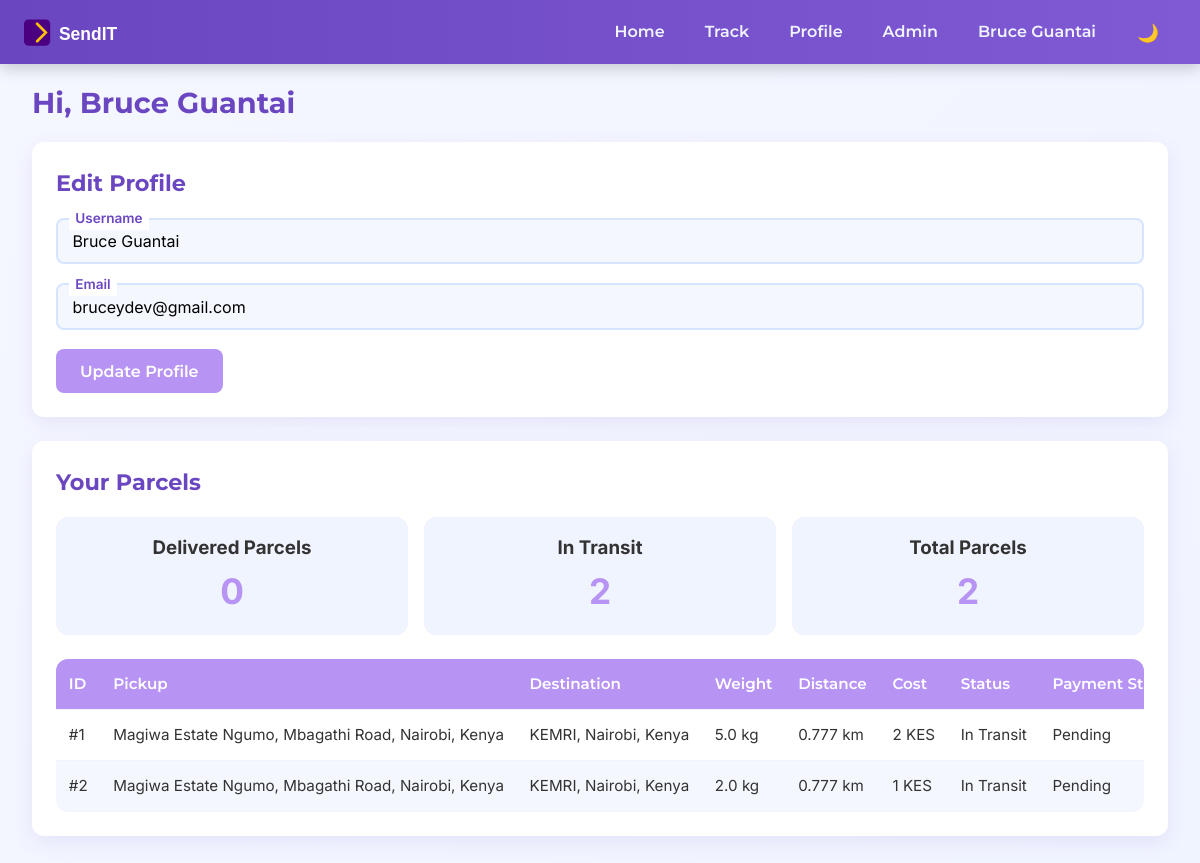
The app's page /profile (signed in), older data.
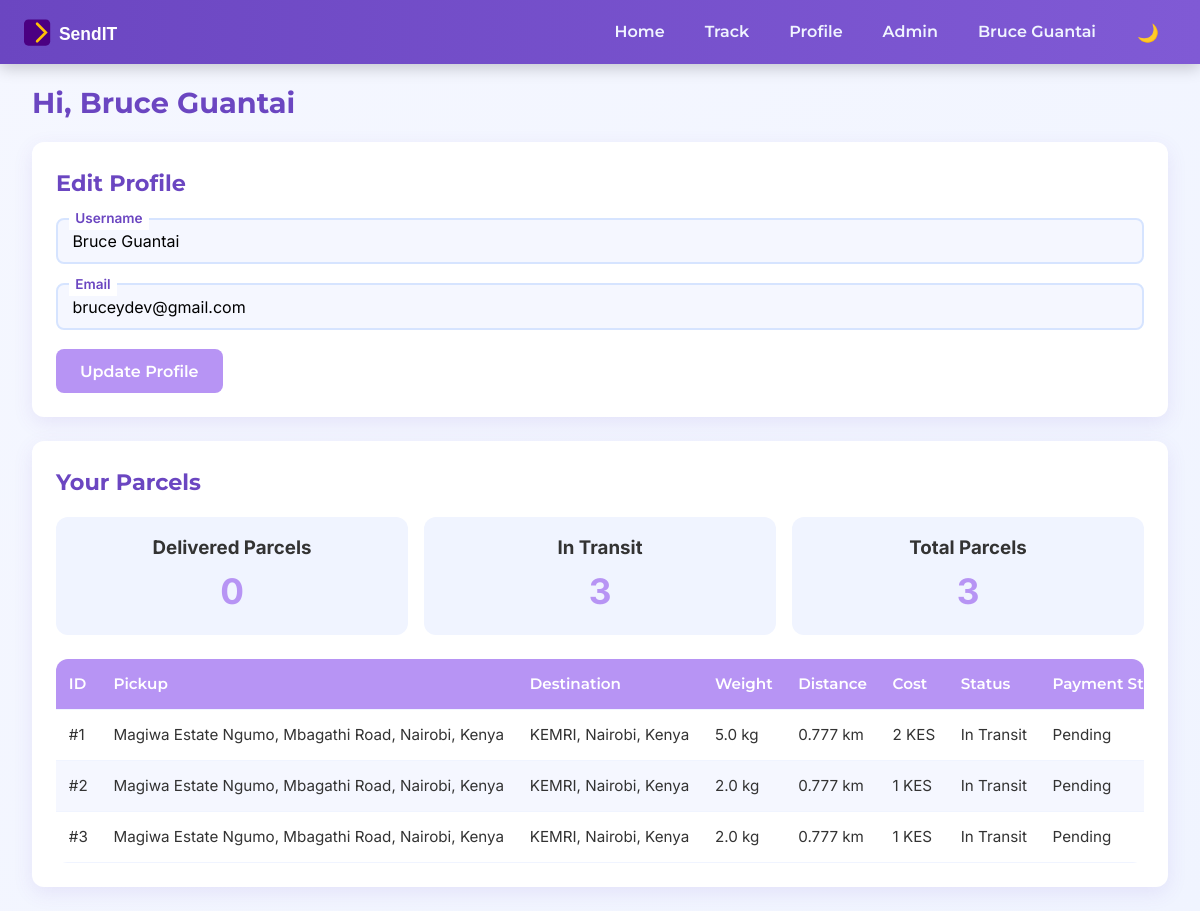
The same page, newer data.
### models.py (models this page shows)
    class User(db.Model, UserMixin):
        id = db.Column(db.Integer, primary_key=True)
        username = db.Column(db.String(80), unique=True, nullable=False)
        email = db.Column(db.String(120), unique=True, nullable=False)
        password = db.Column(db.String(255), nullable=False)
        is_admin = db.Column(db.Boolean, default=False)
        parcels = db.relationship('Parcel', backref='user', lazy=True)

    class Parcel(db.Model):
        id = db.Column(db.Integer, primary_key=True)
        pickup = db.Column(db.String(255), nullable=False)
        destination = db.Column(db.String(255), nullable=False)
        weight = db.Column(db.Float, nullable=False)
        distance = db.Column(db.Float, nullable=False)
        cost = db.Column(db.Float, nullable=False)
        user_id = db.Column(db.Integer, db.ForeignKey('user.id'), nullable=False)
        tracking_number = db.Column(db.String(16), unique=True, nullable=False)
        status = db.Column(db.String(20), nullable=False, default='Pending')
        current_location = db.Column(db.String(255))
        created_at = db.Column(db.DateTime, nullable=False, default=datetime.utcnow)
        tracking_history = db.Column(JSON, nullable=False, default=[])
        payments = db.relationship('Payment', backref='parcel', lazy=True)

    class Payment(db.Model):
        id = db.Column(db.Integer, primary_key=True)
        parcel_id = db.Column(db.Integer, db.ForeignKey('parcel.id'), nullable=False)
        user_id = db.Column(db.Integer, db.ForeignKey('user.id'), nullable=False)
        amount = db.Column(db.Float, nullable=False)
        phone_number = db.Column(db.String(20), nullable=False)
        status = db.Column(db.String(20), nullable=False, default='pending')
        transaction_id = db.Column(db.String(50))

### routes.py (the view, shortened to what this page needs)
@bp.route('/profile', methods=['GET', 'POST'])
@login_required
def profile():
    User = current_app.user_model
    Parcel = current_app.parcel_model
    Payment = current_app.payment_model
    edit_form = EditUserForm(original_email=current_user.email)
    parcels = Parcel.query.filter_by(user_id=current_user.id).all()
    payment_statuses = {
        parcel.id: Payment.query.filter_by(parcel_id=parcel.id).first()
        for parcel in parcels
    }
    delivered = len([p for p in parcels if p.status == 'Delivered'])
    in_transit = len([p for p in parcels if p.status == 'In Transit'])
    return render_template('profile.html', edit_form=edit_form, parcels=parcels,payment_statuses=payment_statuses,
                           delivered=delivered, in_transit=in_transit)

### forms.py
class EditUserForm(FlaskForm):
    username = StringField('Username', validators=[DataRequired(), Length(min=3, max=20)])
    email = StringField('Email', validators=[DataRequired(), Email()])
    submit = SubmitField('Update Profile')
    def __init__(self, original_email, *args, **kwargs):
        super(EditUserForm, self).__init__(*args, **kwargs)
        self.original_email = original_email

### templates/profile.html (shortened to what this page needs)
{% extends "base.html" %}
{% block content %}
<div class="container">
    <h1>Hi, {{ current_user.username }}</h1>
    <div class="card">
        <h2>Edit Profile</h2>
        <form method="POST">
            <div class="form-group">
                {{ edit_form.username.label(class="form-control-label") }}
                {{ edit_form.username(class="form-control", placeholder=" ", value=current_user.username) }}
            </div>
            <div class="form-group">
                {{ edit_form.email.label(class="form-control-label") }}
                {{ edit_form.email(class="form-control", placeholder=" ", value=current_user.email) }}
            </div>
            {{ edit_form.submit(class="btn btn-secondary") }}
        </form>
    </div>
    <div class="card">
        <h2>Your Parcels</h2>
        <div class="profile-stats">
            <div class="stat-card">
                <h3>Delivered Parcels</h3>
                <p class="stat-number">{{ delivered }}</p>
            </div>
            <div class="stat-card">
                <h3>In Transit</h3>
                <p class="stat-number">{{ in_transit }}</p>
            </div>
            <div class="stat-card">
                <h3>Total Parcels</h3>
                <p class="stat-number">{{ parcels|length }}</p>
            </div>
        </div>
        <table class="parcel-table">
            <thead>
                <tr>
                    <th>ID</th>
                    <th>Pickup</th>
                    <th>Destination</th>
                    <th>Weight</th>
                    <th>Distance</th>
                    <th>Cost</th>
                    <th>Status</th>
                    <th>Payment Status</th>
                </tr>
            </thead>
            <tbody>
                {% for parcel in parcels %}
                <tr>
                    <td>#{{ parcel.id }}</td>
                    <td>{{ parcel.pickup }}</td>
                    <td>{{ parcel.destination }}</td>
                    <td>{{ parcel.weight }} kg</td>
                    <td>{{ parcel.distance|default('N/A') }} km</td>
                    <td>{{ parcel.cost|default('N/A')|int }} KES</td>
                    <td>{{ parcel.status }}</td>
                    <td>
                        {% if payment_statuses[parcel.id] %}
                            {{ payment_statuses[parcel.id].status|capitalize }}
                        {% else %}
                            Not Initiated
                        {% endif %}
                    </td>
                </tr>
                {% endfor %}
            </tbody>
        </table>
    </div>
</div>
{% endblock %}

### templates/base.html (shortened to what this page needs)
<!DOCTYPE html>
<html lang="en">
<head>
    <link rel="stylesheet" href="{{ url_for('static', filename='style.css') }}">
</head>
<body class="light-theme">
    <nav class="nav">
        <img src="{{ url_for('static', filename='logo.svg') }}" alt="SendIT Logo" class="nav-logo">
        <ul class="nav-links">
            <li><a href="{{ url_for('main.index') }}" {% if request.endpoint == 'index' %}class="active"{% endif %}>Home</a></li>
            <li><a href="{{ url_for('main.track') }}" {% if request.endpoint == 'track' %}class="active"{% endif %}>Track</a></li>
            {% if current_user.is_authenticated %}
                <li><a href="{{ url_for('main.profile') }}" {% if request.endpoint == 'profile' %}class="active"{% endif %}>Profile</a></li>
                {% if current_user.is_admin %}
                    <li><a href="{{ url_for('main.admin') }}" {% if request.endpoint == 'admin' %}class="active"{% endif %}>Admin</a></li>
                {% endif %}
                <li>
                    <span class="nav-username">{{ current_user.username }}</span>
                </li>
                <li>
                    <button id="theme-toggle" class="btn btn-small btn-theme-toggle" title="Toggle Theme">
                        <span class="theme-icon">🌙</span>
                    </button>
                </li>
            {% endif %}
        </ul>
    </nav>
    <div class="container">
        {% block content %}{% endblock %}
    </div>
</body>
</html>

### static/style.css (style rules this page uses)
* { margin: 0; padding: 0; box-sizing: border-box; font-family: 'Inter', sans-serif; touch-action: manipulation; }
body { background: linear-gradient(135deg, #f5f7ff 0%, #f0f4ff 100%); color: #333333; min-height: 100vh; line-height: 1.6; overflow-x: hidden; }
.nav { background: linear-gradient(90deg, #6b46c1 0%, #805ad5 100%); position: fixed; top: 0; left: 0; right: 0; padding: 0.75rem 1.5rem; display: flex; justify-content: space-between; align-items: center; box-shadow: 0 4px 15px rgba(0, 0, 0, 0.2); z-index: 1000; animation: fadeIn 0.5s ease-in; }
.nav-logo { height: 35px; transition: transform 0.3s ease; }
.nav-links { list-style: none; display: flex; gap: 1.5rem; align-items: center; }
.nav-links a { color: #f0f4ff; text-decoration: none; font-family: 'Montserrat', sans-serif; font-size: clamp(0.9rem, 2.5vw, 1rem); font-weight: 600; padding: 0.5rem; position: relative; transition: color 0.3s ease, transform 0.3s ease; }
.nav-username { color: #f0f4ff; font-family: 'Montserrat', sans-serif; font-size: clamp(0.9rem, 2.5vw, 1rem); font-weight: 600; padding: 0.5rem; cursor: pointer; transition: color 0.3s ease; }
.btn-theme-toggle { background: transparent; border: 1px solid #f0f4ff; color: #f0f4ff; font-family: 'Montserrat', sans-serif; font-size: clamp(0.9rem, 2.5vw, 1rem); font-weight: 600; padding: 0.5rem; border-radius: 8px; display: flex; align-items: center; justify-content: center; width: 40px; height: 40px; transition: color 0.3s ease, border-color 0.3s ease, transform 0.3s ease; }
.btn-theme-toggle .theme-icon { font-size: clamp(1rem, 2.5vw, 1.1rem); }
.container { max-width: 100%; width: min(1280px, 100vw); margin: 5rem auto 1rem; padding: 0 1rem; }
.card { background: #fff; border-radius: 12px; box-shadow: 0 6px 20px rgba(107, 70, 193, 0.1); padding: 1.5rem; margin-bottom: 1.5rem; transition: transform 0.3s ease; }
h1, h2 { font-family: 'Montserrat', sans-serif; color: #6b46c1; font-weight: 700; margin-bottom: 1rem; }
h1 { font-size: clamp(1.5rem, 5vw, 1.8rem); }
h2 { font-size: clamp(1.2rem, 4vw, 1.4rem); }
.form-group { position: relative; margin-bottom: 1.2rem; }
.form-control { width: 100%; padding: 0.7rem 0.9rem; border: 2px solid #d6e4ff; border-radius: 8px; font-size: clamp(0.9rem, 2.5vw, 1rem); background: #f5f7ff; transition: border-color 0.3s ease, box-shadow 0.3s ease; }
.form-control-label { position: absolute; top: -0.6rem; left: 0.8rem; background: #fff; padding: 0 0.4rem; font-size: clamp(0.75rem, 2vw, 0.85rem); color: #6b46c1; font-weight: 600; transition: all 0.3s ease; }
.btn { padding: 0.7rem 1.5rem; border: none; border-radius: 8px; font-family: 'Montserrat', sans-serif; font-size: clamp(0.9rem, 2.5vw, 1rem); font-weight: 600; cursor: pointer; transition: background 0.3s ease, transform 0.3s ease, box-shadow 0.3s ease; margin-right: 0.5rem; min-height: 44px; }
.btn-secondary { background: #b794f4; color: #fff; }
.btn-small { padding: 0.5rem 1rem; font-size: clamp(0.85rem, 2vw, 0.9rem); min-height: 36px; }
.parcel-table { width: 100%; border-collapse: collapse; background: #fff; border-radius: 12px; overflow: hidden; display: block; overflow-x: auto; white-space: nowrap; }
.parcel-table th, .parcel-table td { padding: 0.8rem; text-align: left; border-bottom: 1px solid #f0f4ff; font-size: clamp(0.85rem, 2.5vw, 0.95rem); }
.parcel-table th { background: #b794f4; color: #fff; font-family: 'Montserrat', sans-serif; font-weight: 600; }
.parcel-table tr:nth-child(even) { background: #f5f7ff; }
.profile-stats { display: grid; grid-template-columns: repeat(auto-fit, minmax(150px, 1fr)); gap: 1rem; margin-bottom: 1.5rem; }
.stat-card { background: #f0f4ff; padding: 1rem; border-radius: 12px; text-align: center; transition: transform 0.3s ease, box-shadow 0.3s ease; }
.stat-number { font-size: clamp(2rem, 6vw, 2.2rem); color: #b794f4; font-weight: 700; }

Row changes from the older to the newer data that the page shows:
added Parcel: id "3", pickup "Magiwa Estate Ngumo, Mbagathi Road, Nairobi, Kenya", destination "KEMRI, Nairobi, Kenya", weight "2.0", distance "0.777", cost "1", status "In Transit"
added Payment: status "Pending"
Text that changed along with them:
{{ in_transit }}: "2" → "3"
{{ parcels|length }}: "2" → "3"
